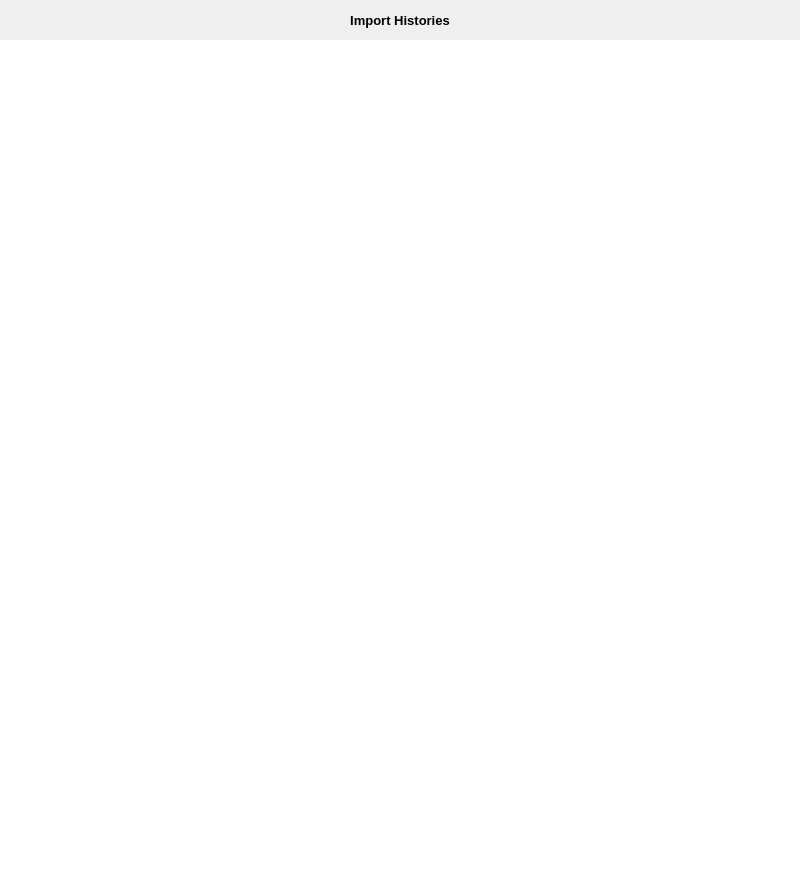
<?xml version="1.0" encoding="UTF-8"?>
<ui version="4.0">
 <class>Form</class>
 <widget class="QWidget" name="Form">
  <property name="geometry">
   <rect>
    <x>0</x>
    <y>0</y>
    <width>800</width>
    <height>880</height>
   </rect>
  </property>
  <property name="sizePolicy">
   <sizepolicy hsizetype="Expanding" vsizetype="Expanding">
    <horstretch>0</horstretch>
    <verstretch>0</verstretch>
   </sizepolicy>
  </property>
  <property name="font">
   <font>
    <family>Arial</family>
    <pointsize>9</pointsize>
   </font>
  </property>
  <property name="acceptDrops">
   <bool>false</bool>
  </property>
  <property name="windowTitle">
   <string>Form</string>
  </property>
  <widget class="QWidget" name="verticalLayoutWidget">
   <property name="geometry">
    <rect>
     <x>0</x>
     <y>0</y>
     <width>800</width>
     <height>880</height>
    </rect>
   </property>
   <layout class="QVBoxLayout" name="verticalLayout">
    <property name="spacing">
     <number>0</number>
    </property>
    <item>
     <widget class="QLabel" name="label">
      <property name="sizePolicy">
       <sizepolicy hsizetype="Expanding" vsizetype="Fixed">
        <horstretch>0</horstretch>
        <verstretch>0</verstretch>
       </sizepolicy>
      </property>
      <property name="minimumSize">
       <size>
        <width>0</width>
        <height>40</height>
       </size>
      </property>
      <property name="font">
       <font>
        <pointsize>10</pointsize>
        <weight>75</weight>
        <bold>true</bold>
       </font>
      </property>
      <property name="text">
       <string>Import Histories</string>
      </property>
      <property name="alignment">
       <set>Qt::AlignCenter</set>
      </property>
     </widget>
    </item>
    <item>
     <widget class="QTextBrowser" name="textBrowser">
      <property name="frameShape">
       <enum>QFrame::NoFrame</enum>
      </property>
     </widget>
    </item>
   </layout>
  </widget>
 </widget>
 <resources/>
 <connections/>
</ui>
